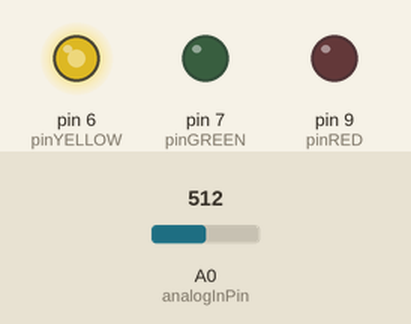
Simulated run of this sketch. Board: Arduino Uno, built with avr-gcc and run on an emulated ATmega328P. Shown: output pins drawn as LEDs (lit = HIGH). The test bench sets the inputs (shaded band); at power-on: A0 (analogInPin) = 512.

Above: at 1.2 s.
1.3 s: A0 (analogInPin) set to 716
At 2.3 s:
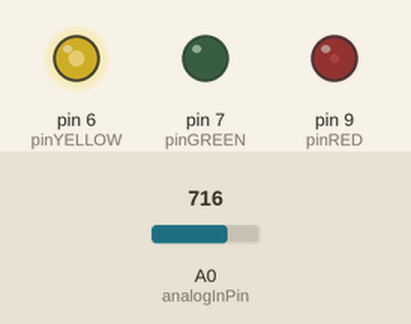
2.8 s: A0 (analogInPin) set to 900
At 3.5 s:
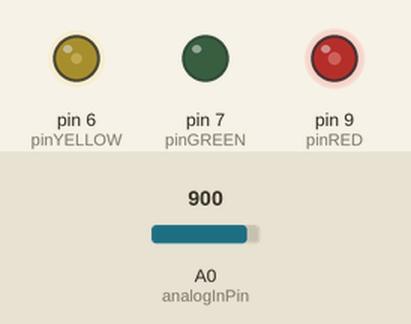
4.3 s: A0 (analogInPin) set to 1023
At 4.6 s:
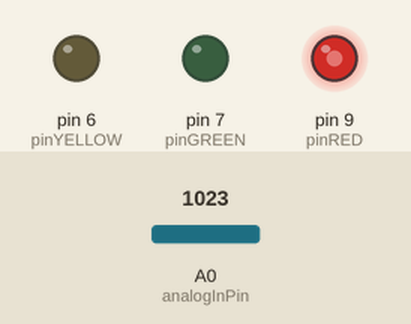
5.8 s: A0 (analogInPin) set to 246
At 6.9 s:
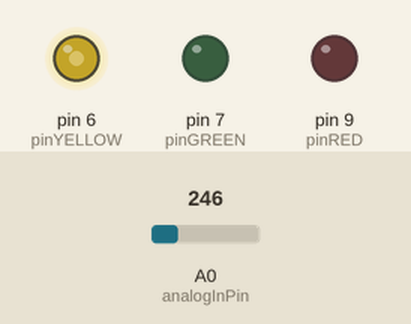
7.3 s: A0 (analogInPin) set to 170
At 8.0 s:
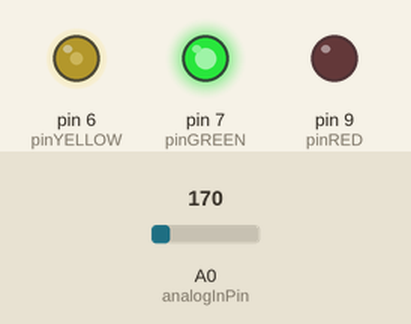
Timing chart, 0 to 9.8 s (numbered marks = the images above; inputs shaded):
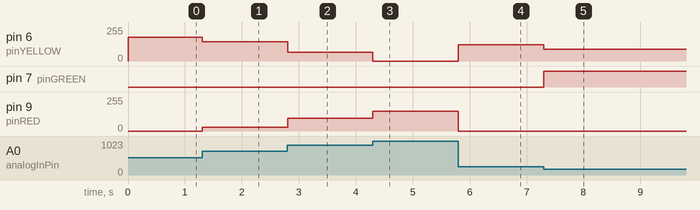

The sketch:

TrafficLight-03-fade-with-struct.ino
```cpp
#include <math.h>

// based on AnalogInOutSerial
// fade between traffic lights according to the potentiometer state
/*
 Use a C struct to manage the traffic lights
 A C struct is good to track an object with well known and distinct values
*/

// define the analog pins that your traffic light is connected to
const int pinRED = 9 ;
const int pinYELLOW = 6 ;
const int pinGREEN = 7 ;

const int analogInPin = A0;  // Analog input pin that the potentiometer is attached to
int sensorValue = 0;        // value read from the potentiometer
boolean DEBUG=true;
boolean DEBUGx2=false;

// Is it better to use a struct instead of array?

struct trafficLight{
   int green;
   int yellow;
   int red;
};

trafficLight traffic_light;

void setup() {
  Serial.begin(9600);
}

void loop() {
  delay(1);
  sensorValue = analogRead(analogInPin);
  traffic_light = setTrafficLightValues( sensorValue ) ;
  analogWrite(pinGREEN, traffic_light.green);
  analogWrite(pinYELLOW, traffic_light.yellow);
  analogWrite(pinRED, traffic_light.red);
  if (false) {
    Serial.print("sensor = ");
    Serial.print(sensorValue);
    Serial.print(" green= ");
    Serial.print(traffic_light.green);
    Serial.print(" yellow= ");
    Serial.print(traffic_light.yellow);
    Serial.print(" red= ");
    Serial.println(traffic_light.red);
  }
}


trafficLight setTrafficLightValues(int sensorValue ) {
  int pi_map = map(sensorValue, 0, 1023, 0, 314) ;
  const int maxGreen = 256;
  const int maxYellow = 180;
  const int maxRed = 150;
  trafficLight lightsArray;

  float sinGreen = sin((float)pi_map/100.0 + 2.0 * PI / 2.0)+1;
  float sinYellow = sin((float)pi_map/100.0 + 0.0 * PI / 2.0)+0;
  float sinRed = sin((float)pi_map/100.0 + 2.0 * PI / 2.0)+1;

  int valueGreen = (int)(sinGreen*1000.0) * (sensorValue < 512);
  int valueYellow = (int)(sinYellow*1000.0) * true ;
  int valueRed = (int)(sinRed*1000.0) *  (sensorValue >= 512);

  lightsArray.green = map(valueGreen,0,1000,0,maxGreen);
  lightsArray.yellow = map(valueYellow,0,1000,0,maxYellow);
  //lightsArray.yellow = maxYellow-int(abs(int(valueYellow-512))/int(512/maxYellow));
  lightsArray.red = map(valueRed,0,1000,0,maxRed);

  if (DEBUGx2) {
    Serial.print("sensor = ");
    Serial.print(sensorValue);
    Serial.print(" sinGreen= ");
    Serial.print(sinGreen);
    Serial.print(" valueGreen= ");
    Serial.print(valueGreen);
    Serial.print(" green= ");
    Serial.print(lightsArray.green);
    //Serial.print(" sinYellow= ");
    //Serial.print(sinYellow);
    //Serial.print(" valueYellow= ");
    //Serial.print(valueYellow);
    Serial.print(" yellow= ");
    Serial.print(lightsArray.yellow);
    Serial.print(" sinRed= ");
    Serial.println(sinRed);
    Serial.print(" valueRed= ");
    Serial.println(valueRed);
    Serial.print(" red= ");
    Serial.println(lightsArray.red);
  }
  return lightsArray;
}
```

Measured:
- after the input at 1.3 s, pin 6 (pinYELLOW): 179/255 → 146/255 at once; pin 9 (pinRED): 0/255 → 27/255 at once
- after the input at 2.8 s, pin 6 (pinYELLOW): 146/255 → 66/255 at once; pin 9 (pinRED): 27/255 → 94/255 at once
- after the input at 4.3 s, pin 6 (pinYELLOW): 66/255 → 0/255 at once; pin 9 (pinRED): 94/255 → 149/255 at once
- after the input at 5.8 s, pin 6 (pinYELLOW): 0/255 → 122/255 at once; pin 9 (pinRED): 149/255 → 0/255 at once
- after the input at 7.3 s, pin 6 (pinYELLOW): 122/255 → 89/255 at once; pin 7 (pinGREEN): LOW → HIGH at once
